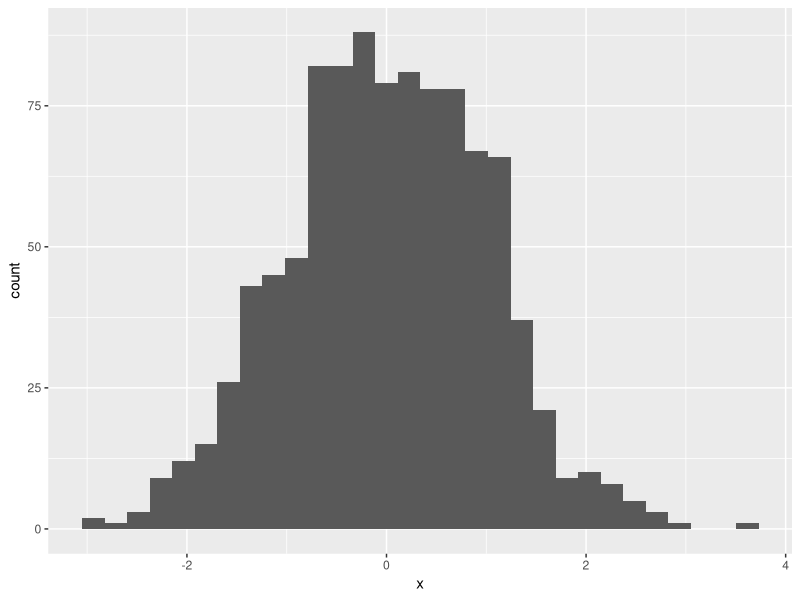

Recreate this plot in R.
## ---- chunk 1
knitr::opts_chunk$set(echo = TRUE)
library(tidyverse)
## ---- chunk 2
  problem1_df = tibble( 
    first_dist = runif(10, min = 0, max = 5),
    a_logical = first_dist > 2,
    b_char = c("blue", "green", "blue", "green", "blue", "green", "blue", "green", "blue", "green"),
    c_factor = factor(b_char)
)

## ---- chunk 3
as.numeric(problem1_df$a_logical)
as.numeric(problem1_df$b_char)
as.numeric(problem1_df$c_factor)
## ---- chunk 4
convert_char = as.factor(problem1_df$b_char)
as.numeric(convert_char)

convert_factor = as.character(problem1_df$c_factor)
as.numeric(convert_factor)
## ---- chunk 5
set.seed(10)

plot_df = tibble(
  x = rnorm(1000),
  y = rnorm(1000),
)

ggplot(plot_df, aes(x = x)) + geom_histogram()
